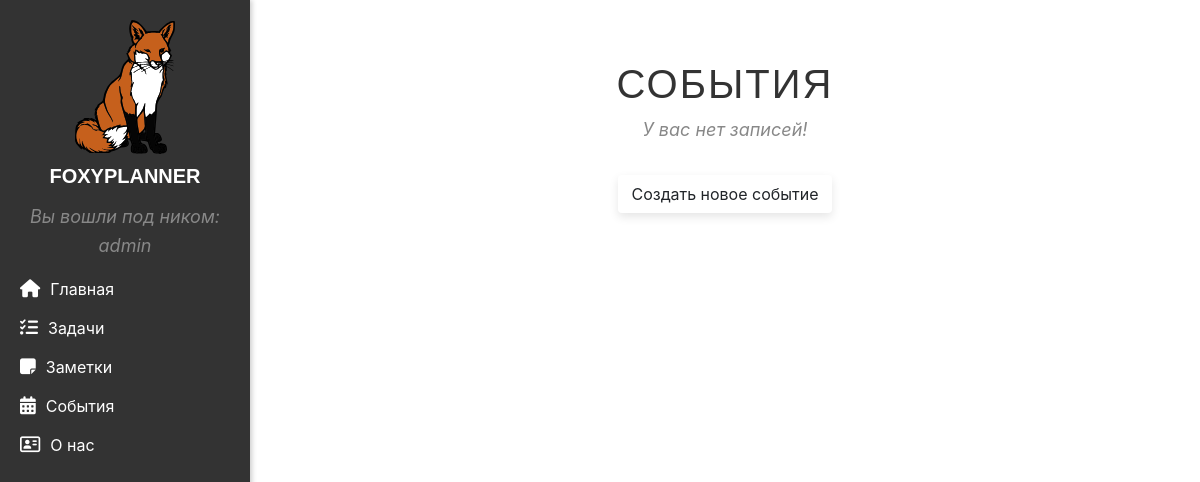
Page /events/ (signed in) on the earlier database version.
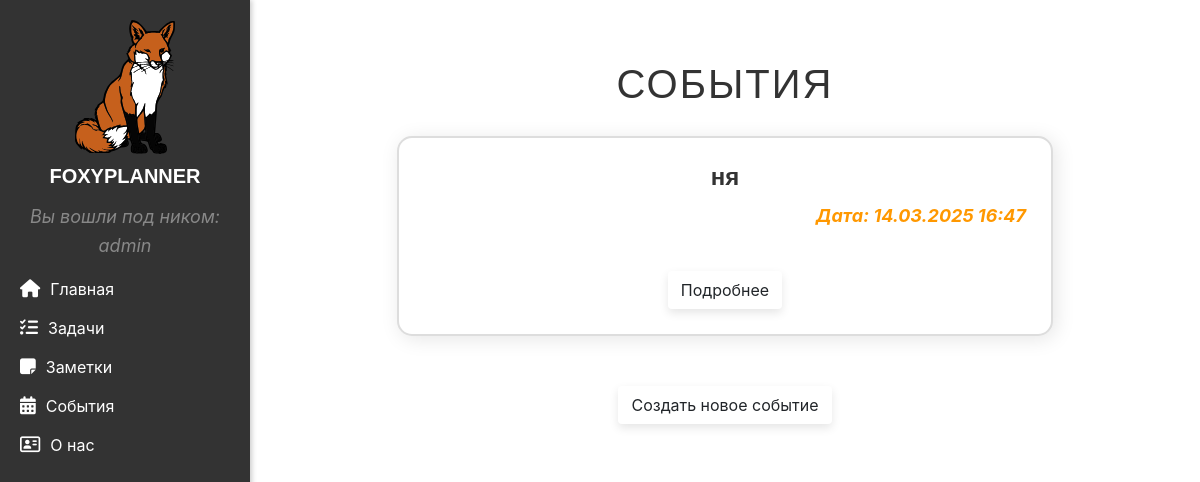
Same page on the later database version.
### events/models.py (models this page shows, shortened)
class Articles(models.Model):
    user = models.ForeignKey(User, on_delete=models.CASCADE, null=True, blank=True)
    title = models.CharField(max_length=200, verbose_name="Название события")
    description = models.TextField(verbose_name="Полное описание")
    published_date = models.DateTimeField(verbose_name="Дата публикации")
    class Meta:
        verbose_name = "Событие"
        verbose_name_plural = "События"

### events/views.py (the view)
# urls.py: path('', views.events_home, name='events_home'),
@login_required
def events_home(request):
    events = Articles.objects.filter(user=request.user)
    return render(request, 'events/events_home.html', {'events': events})

### events/templates/events/events_home.html (shortened to what this page needs)
{% extends 'main/layout.html'%}
{% block content %}
<h1>События</h1>
{% if events%}
<div class="events-container">
    {% for el in events %}
    <div class="article-container">
        <h3 class="article-title">{{ el.title }}</h3>
        <p class="article-date">Дата: {{ el.published_date|date:"d.m.Y H:i" }}</p>
         <div class="event-buttons">
            <a href="{% url 'event_detail' el.id %}" class="btn btn-detail">Подробнее</a>
        </div>
    </div>
    {% endfor %}
</div>
{% else %}
<p>У вас нет записей!</p>
{% endif %}
<div class="add-event-container">
    <a href="{% url 'create_event' %}" class="btn btn-add-event">Создать новое событие</a>
</div>
{% endblock %}

Differences in the rows shown:
added Articles: title "ня", published_date "14.03.2025 16:47"
Other differences:
text no longer shown: "У вас нет записей!"
